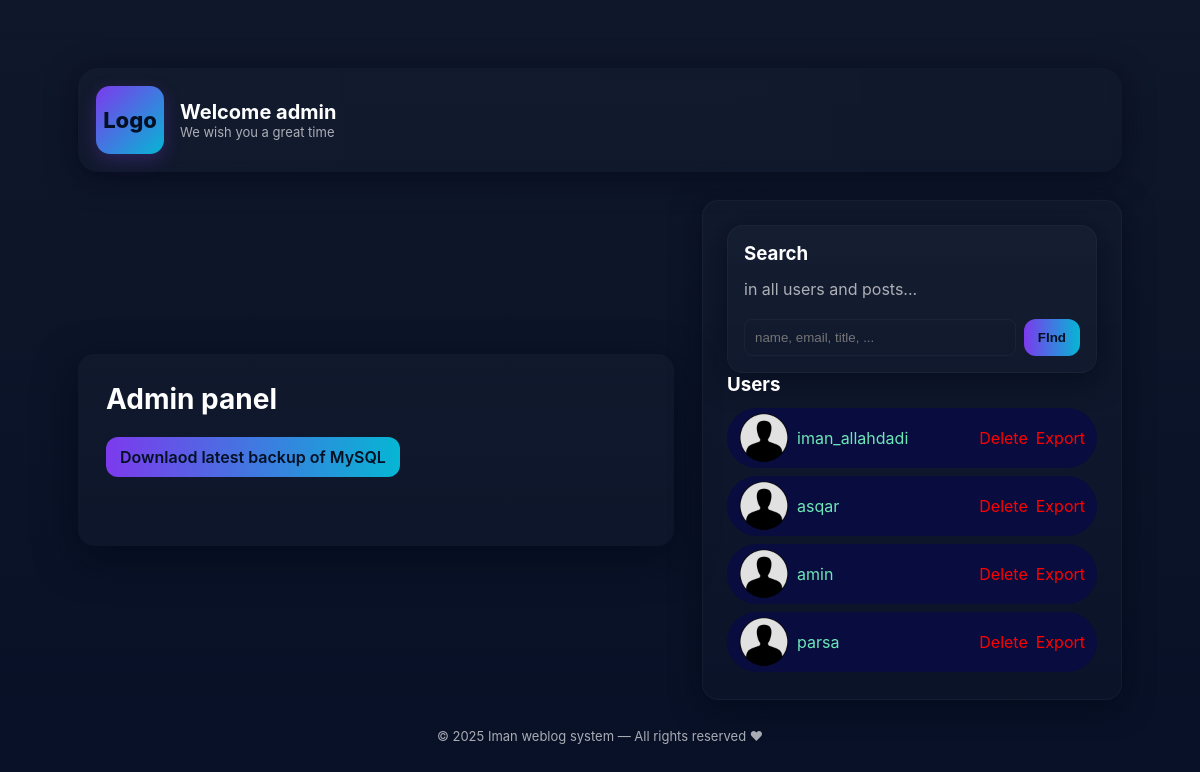
The app's page /admin/index.php with its own data.
### tables this page shows
CREATE TABLE `users` (
  `user_id` int NOT NULL AUTO_INCREMENT,
  `username` varchar(255) NOT NULL,
  `email` varchar(255) NOT NULL,
  `first_name` varchar(255) DEFAULT NULL,
  `last_name` varchar(255) DEFAULT NULL,
  `bio` varchar(2000) DEFAULT NULL,
  `password` varchar(255) NOT NULL,
  `token` varchar(32) DEFAULT NULL,
  `registration_data` timestamp NULL DEFAULT CURRENT_TIMESTAMP,
  PRIMARY KEY (`user_id`),
  UNIQUE KEY `username` (`username`),
  UNIQUE KEY `email` (`email`),
  UNIQUE KEY `token` (`token`)
);

### admin/index.php (the view, shortened to what this page needs)
<?php
include '../header.php';
include '../db.php';
if (array_key_exists('operation', $_GET)){
  $op = $_GET['operation'];
  if($op == 'search' && isset($_GET['keyword'])){
    $sql = "SELECT * FROM users WHERE username LIKE '%$_GET[keyword]%' OR email LIKE '%$_GET[keyword]%'";
  }elseif($op == 'delete' && isset($_GET['user_id'])){
    $GET_user_id=(int)$_GET['user_id'];
    $sql = "DELETE FROM users WHERE user_id='$GET_user_id'";
    $result = mysqli_query($conn, $sql);
    $sql = "SELECT * FROM users ORDER BY user_id";
  }elseif($op == 'export-user' && isset($_GET['user_id'])){
    $GET_user_id=(int)$_GET['user_id'];
    $sql = "SELECT * FROM users WHERE user_id='$GET_user_id'";
    $result = mysqli_query($conn, $sql);
    $export_user = mysqli_fetch_assoc($result);
    $sql = "SELECT * FROM users ORDER BY user_id";
  }elseif($op == 'import-user' && isset($_GET['obj'])){
    $import = unserialize(base64_decode($_GET['obj']));
    $sql = "SELECT * FROM users ORDER BY user_id";
  }else{
    $sql = "SELECT * FROM users ORDER BY user_id";
  }
}else{
    $sql = "SELECT * FROM users ORDER BY user_id";
}
  $result = mysqli_query($conn, $sql);
  $users = mysqli_fetch_all($result);
?>
<body>
  <div class="container">
    <header>
      <div class="brand">
        <div class="logo">Logo</div>
        <div>
          <h1>Welcome admin</h1>
          <p class="lead">We wish you a great time</p>
        </div>
      </div>
    </header>
    <section class="hero">
      <div class="hero-card">
        <h2>Admin panel</h2>
        <div>
            <h4><a class="btn primary" href="backup.php">Downlaod latest backup of MySQL</a></h4><br>
        </div>
      </div>
      <aside class="sidebar">
        <div class="user-list">
          <div class="card small">
            <h3>Search</h3>
            <p class="meta">in all users and posts...</p>
            <form action="" method="GET" style="margin-top:10px;display:flex;gap:8px">
              <input name="keyword" placeholder="name, email, title, ..." style="flex:1;padding:10px;border-radius:8px;border:1px solid rgba(255,255,255,0.04);background:transparent;color:inherit"/>
              <button class="btn primary" type="submit">FInd</button>
            </form>
          </div>
          <h3>Users</h3>
          <?php foreach($users as $user){
            $user_id = md5($user[0]);
          ?>
          <div class="user-item">
            <img src="<?='/get_image.php?imgsrc=statics/images/' . $user_id . '.png'; ?>" onerror="this.src='/statics/images/user.png'" alt="avatar"></img>
            <span style="display:flex; justify-content:space-between; flex:1; align-items:center;">
              <a href="<?='/accounting.php?username=' . $user[1] ?>"><?php echo $user[1]; ?></a>
              <a class="delete" href="<?='?operation=delete&user_id=' . $user[0]; ?>">Delete</a>
            </span>
              <a class="delete" href="<?='?operation=export-user&user_id=' . $user[0]; ?>">Export</a>
          </div>
          <?php } ?>
        </div>
      </aside>
    </section>
<?php
include '../footer.php';
?>
</body>
</html>

### statics/styles.css (style rules this page uses)
:root { --bg:#0f1724; --card:#111827; --muted:#94a3b8; --accent:#6ee7b7; --glass: rgba(255,255,255,0.04); --radius:14px; font-family: Inter, ui-sans-serif, system-ui, -apple-system, "Segoe UI", Roboto, "Helvetica Neue", Arial; color-scheme: dark; }
* { box-sizing:border-box }
html,body { height:100%;margin:0;background:linear-gradient(180deg,var(--bg) 0%, #071023 100%);color:#e6eef8 }
a { color:var(--accent);text-decoration:none }
.container { max-width:1000px;margin:48px auto;padding:24px }
header { display:flex;align-items:center;justify-content:space-between;margin-bottom:28px }
.brand { display:flex;gap:12px;align-items:center }
.logo { width:48px;height:48px;border-radius:10px;background:linear-gradient(135deg,#0ea5a4,#7c3aed);display:flex;align-items:center;justify-content:center;font-weight:700 }
h1 { font-size:18px;margin:0 }
p.lead { margin:0;color:var(--muted);font-size:13px }
.btn { padding:8px 14px;border-radius:10px;background:var(--glass);border:1px solid rgba(255,255,255,0.03);font-weight:600 }
.btn.primary { background:linear-gradient(90deg,#0ea5a4,#60a5fa);color:#071023;border:none }
.hero { display:grid;grid-template-columns:1fr 360px;gap:24px;align-items:start }
.card { background:linear-gradient(180deg, rgba(255,255,255,0.02), rgba(255,255,255,0.01));padding:24px;border-radius:var(--radius);box-shadow:0 6px 30px rgba(2,6,23,0.6);border:1px solid rgba(255,255,255,0.03) }
.hero h2 { margin:0 0 10px 0;font-size:28px }
.hero p { color:var(--muted);line-height:1.5 }
.sidebar h3 { margin:0 0 12px 0 }
.card.small { padding:16px; }
.btn, .post, .feature { transition:transform .18s ease, box-shadow .18s ease }

### admin/index.php (style rules this page uses)
:root { --bg:#0f172a; --card:#0b1320; --accent1:#7c3aed; --accent2:#06b6d4; --muted:rgba(255,255,255,0.65); --glass: rgba(255,255,255,0.04); --radius:16px; font-family: 'Inter', system-ui, -apple-system, "Segoe UI", Roboto, 'Helvetica Neue', Arial; }
* { box-sizing:border-box }
html,body { height:100%;margin:0;background:linear-gradient(180deg,var(--bg) 0%, #071026 100%);color:#fff }
.container { max-width:1100px;margin:40px auto;padding:28px }
header { display:flex;align-items:center;justify-content:space-between;gap:20px;background:linear-gradient(90deg, rgba(255,255,255,0.02), rgba(255,255,255,0.01));padding:18px;border-radius:20px;backdrop-filter: blur(6px);box-shadow:0 6px 30px rgba(2,6,23,0.6); }
.brand { display:flex;align-items:center;gap:16px }
.logo { width:68px;height:68px;border-radius:14px;background:linear-gradient(135deg,var(--accent1),var(--accent2));display:grid;place-items:center;font-weight:800;font-size:22px;color:#031024;box-shadow:0 6px 18px rgba(124,58,237,0.25) }
h1 { margin:0;font-size:20px }
.lead { margin:0;font-size:13px;color:var(--muted) }
.btn { display:inline-flex;align-items:center;gap:10px;padding:10px 14px;border-radius:12px;text-decoration:none;font-weight:600 }
.btn.primary { background:linear-gradient(90deg,var(--accent1),var(--accent2));color:#031024 }
.hero { display:grid;grid-template-columns:1fr 420px;gap:28px;margin-top:28px;align-items:center }
.hero-card { background:linear-gradient(180deg, rgba(255,255,255,0.02), rgba(255,255,255,0.015));padding:28px;border-radius:var(--radius);box-shadow:0 12px 40px rgba(2,6,23,0.6) }
.hero h2 { margin:0 0 8px;font-size:28px }
.hero p { color:var(--muted);margin:0 0 18px }
.logo, .hero-card { transform-origin:center;animation:float 8s ease-in-out infinite }
.user-item { display: flex; align-items: center; gap: 8px; background: #080c3fff; border-radius: 9999px; padding: 5px 12px; margin-bottom: 8px; cursor: pointer; transition: background 0.3s; }
.user-item img { width: 50px; height: 50px; border-radius: 50%; object-fit: cover; }
.user-item a.delete { color: red; cursor: pointer; text-decoration: none; }
.user-list { background:linear-gradient(180deg, rgba(255,255,255,0.02), rgba(255,255,255,0.01)); padding:24px; max-height: 500px; overflow-y: auto; border-radius:var(--radius); box-shadow:0 6px 30px rgba(2,6,23,0.6); border:1px solid rgba(255,255,255,0.03) }

### records on screen
users: username "iman_allahdadi"
users: username "asqar"
users: username "amin"
users: username "parsa"
